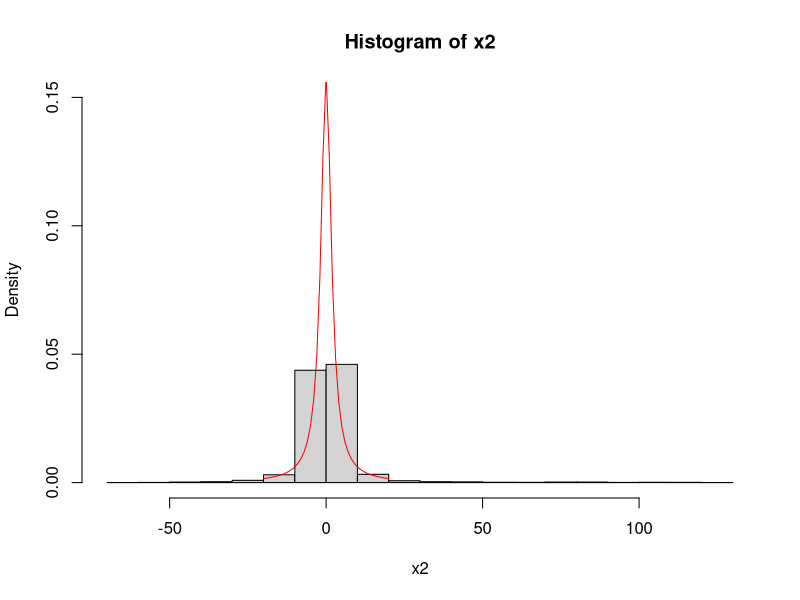

This chart was generated by the following R code:
## ---- chunk 1
set.seed(318)
## ---- chunk 2
S <- seq(0, 4)
pmf <- c (dbinom(S, 4, 0.5))
table(pmf, S)
## ---- chunk 3
n <- 50000
x <- rep(0, n)
Q <- matrix(c(.25, .1875, .1875, .1875, .1875, .1875, .25, .1875,.1875,.1875, .1875, .1875, .25, .1875,.1875,.1875,.1875,.1875,.25, .1875, .1875, .1875, .1875, .1875,.25), nrow=5, ncol=5, byrow = TRUE)
x[1] <- 2
for(i in 1:(n-1)){
	# pick new sample
	xnew <- sample(S, 1, prob = Q[which(S == x[i]), ])
	# acceptance condition
	u <- runif(1)
	if (u < pmf[which(S == xnew)]/pmf[which(S == x[i])]){
		x[i+1] <- xnew
	}
	else{
		x[i+1] <- x[i]
	}
}

table(x)
table(x)/n
## ---- chunk 4
mean(x)
## ---- chunk 5
sd(x)^2
var_x = mean(x^2)-mean(x)^2 
var_x
## ---- chunk 6
set.seed(318)
n2 <- 10000
x2 <- rep(0, n2)
f_x <- function(x){
  dcauchy(x, location = 0, scale = 2)
}
q <- function(x){
	rnorm(1, x, 10)
}
x2[1] = 2
for(i in 1:(n2-1)){
	xnew <- q(x2[i])
	u <- runif(1)
	if (u < f_x(xnew)/f_x(x2[i])){
		x2[i+1] <- xnew
	}
	else{
		x2[i+1] <- x2[i]
	}
}

hist(x2, prob = TRUE, ylim=c(0,.15))
y <- seq(-20, 20, 1)
lines(y, f_x(y), col = "red")

mean(x)
## ---- chunk 7
p <- c(.10, .25, .5, .75, .90)
percentiles <- qcauchy(p, location = 0 ,scale=2, log.p = FALSE)
table(percentiles, p)
